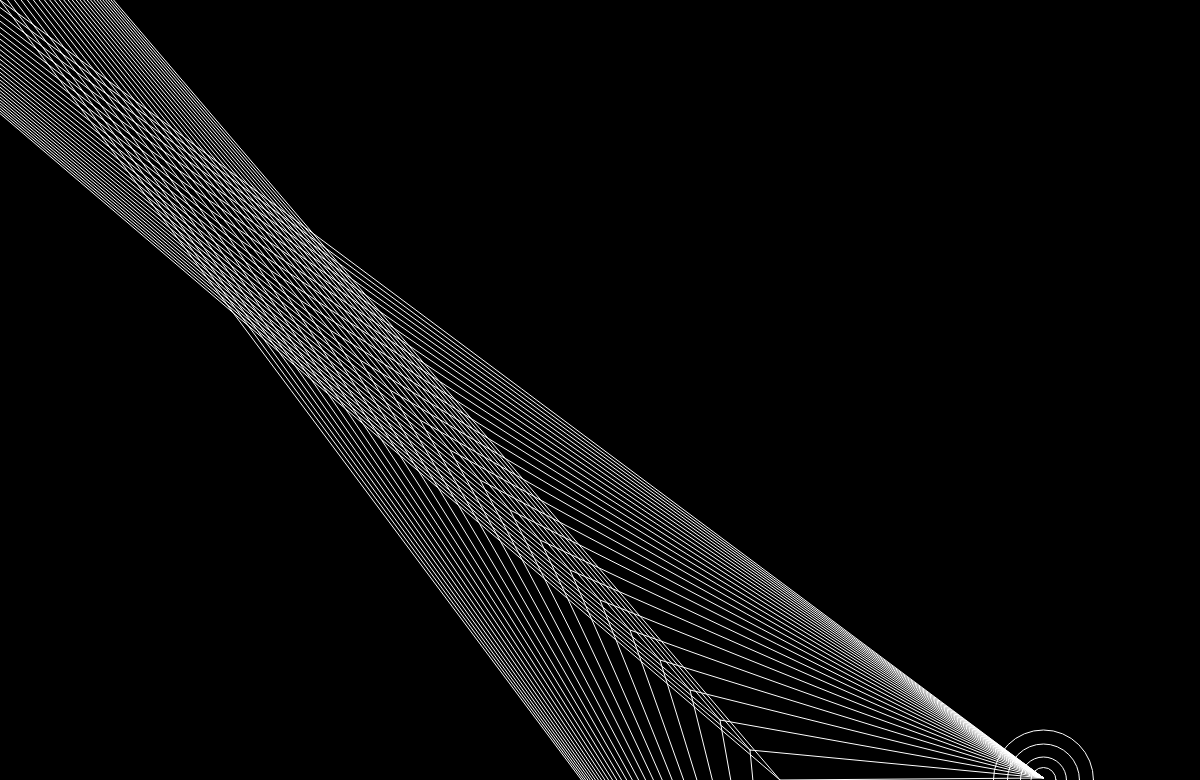
Frame 1 (no input)
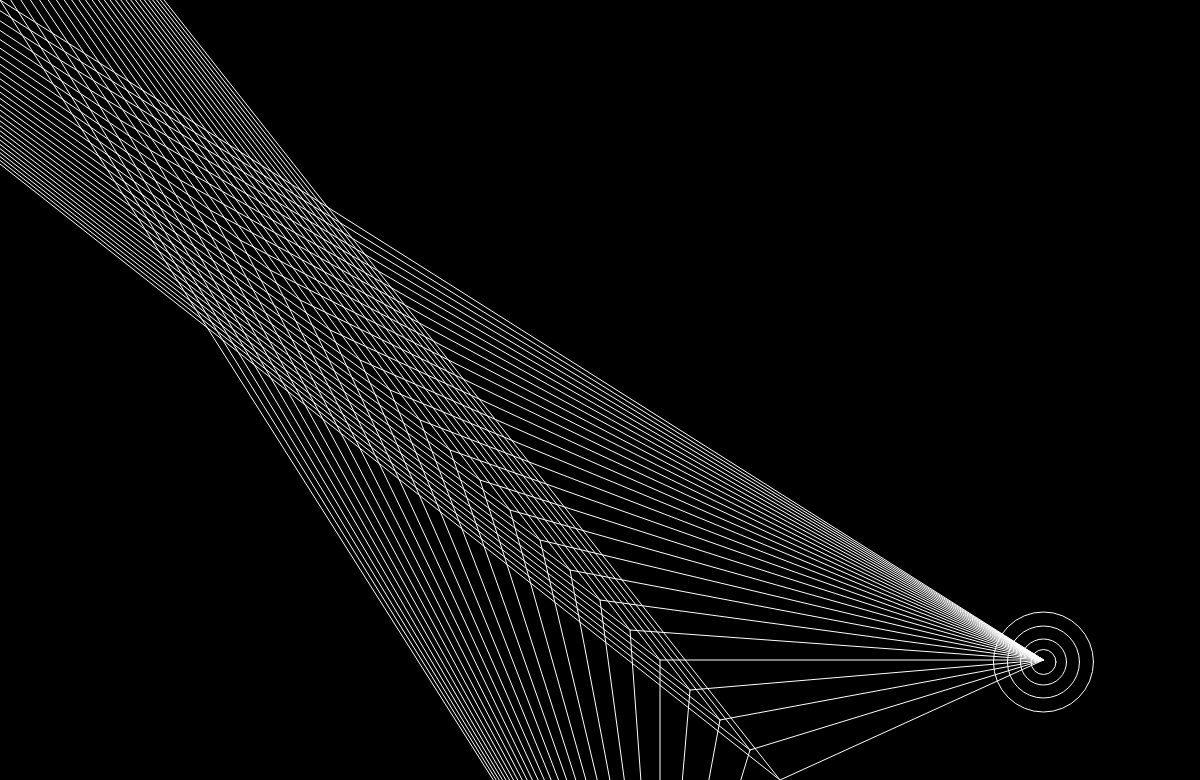
Frame 60 (no input)
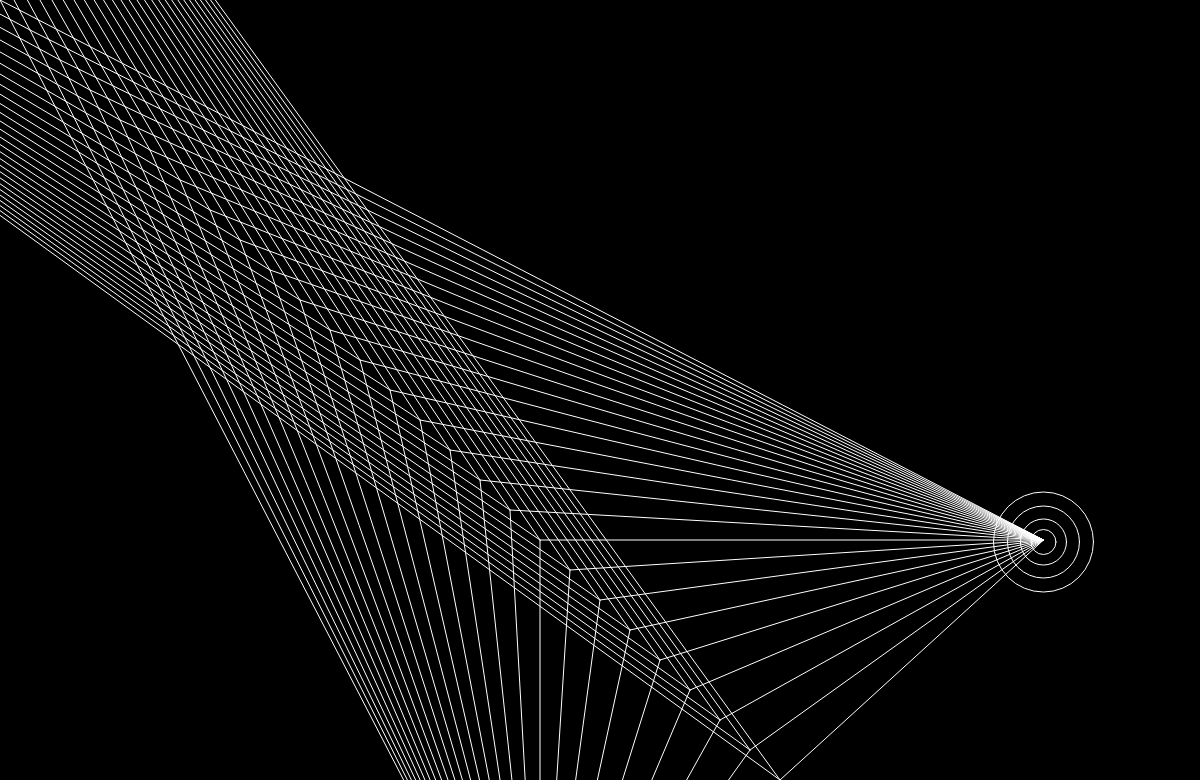
Frame 120 (the mouse pressed at the canvas centre since frame 60)

The p5.js sketch that drew these frames (run headless with seeded random() and noise() and a simulated clock; from frame 60 on, the mouse is pressed at the canvas centre):

// p5.js sketch
// ── sketch.js


var nums = [100, 25, 46,72];
var i = 0
var lines = [0, 30, 60, 90, 120, 150, 
			180, 210, 240, 270, 300, 
			330, 360, 390, 420, 450, 
			480, 510, 540, 570, 600,
			630, 660, 690, 720, 750, 780 ]


function setup() {
  createCanvas(1200, 780);  
  stroke(255);     


  x = width/1.15
  y = height;


}

function draw() { 
  background(0); 

//ellipses
  for (var i = 0; i < 27; i++) {
  	stroke(255);
  	noFill();
  	ellipse(x, y, nums[i], nums[i]); 
  }
  
 // lines
  y = y - 2; 
  if (y < 0) { 
    y = height; 
  } 
 
  for (var i = 0; i < 27; i++) {
  	line(y, x, lines[i], lines[i]);  
  	line(x, y, lines[i], lines[i]); 
  	line(-x, -y, lines[i], lines[i]);
  	line(-y, -x, lines[i], lines[i]);  
  }

function mouseClicked() {}
}
